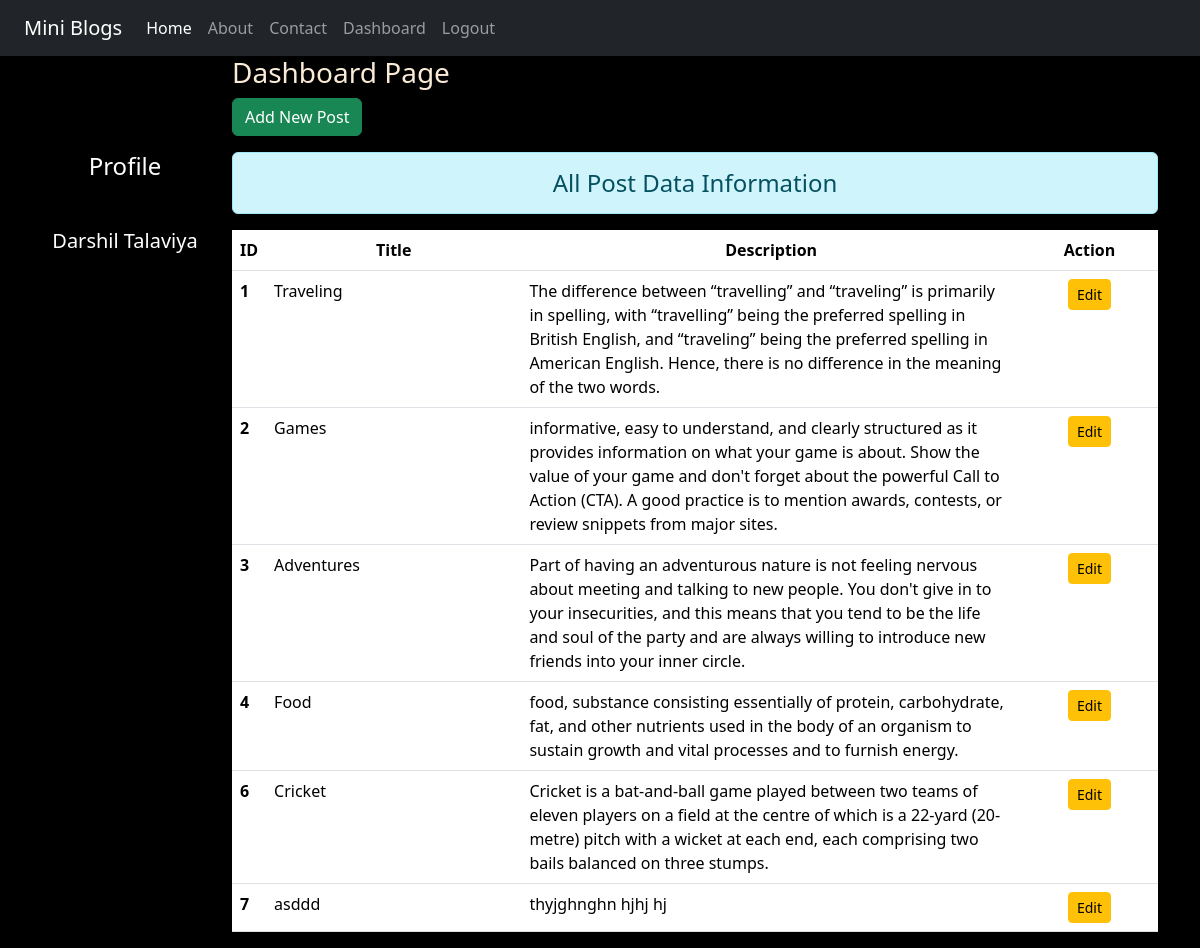
/dashboard/ (signed in), run on the app's committed database.
### blog/models.py (models this page shows)
class Post(models.Model):
    title = models.CharField(max_length=200)
    desc = models.TextField()

### blog/views.py (the view)
# urls.py: path('dashboard/', views.dashboard, name='dashboard'),
def dashboard(request):
    if request.user.is_authenticated:
        posts = Post.objects.all()
        user = request.user
        full_name = user.get_full_name()
        gps = user.groups.all()
        return render(request, 'blog/dashboard.html', {'posts': posts, 'full_name': full_name, 'groups': gps})
    else:
        return HttpResponseRedirect('/login/')

### blog/templates/blog/dashboard.html (shortened to what this page needs)
{% extends 'blog/base.html' %}
{% load static %}
{% block side %}
<div class="col-sm-2 text-white my-5 text-center">
    <h4 class="my-5">Profile</h4>
    <h5>{{full_name}}</h5>
</div>
{% endblock side %}
{% block content %}
<div class="col-sm-10">
    <h3 class"text-white my-5">Dashboard Page</h3>
    <a href="{% url 'addpost' %}" class="btn btn-success">Add New Post</a>
    <h4 class="text-center alert alert-info mt-3">All Post Data Information</h4>
        {% if posts %}
            <table class="table table-hover bg-white">
                <thead>
                    <tr class="text-center">
                        <th scope="col" style="width:2%">ID</th>
                        <th scope="col" style="width: 28%">Title</th>
                        <th scope="col" style="width: 55%">Description</th>
                        <th scope="col" style="width: 15%">Action</th>
                    </tr>
                </thead>
                <tbody>
                    {% for post in posts %}
                        <tr>
                            <th scope="row">{{post.id}}</th>
                            <td>{{post.title}}</td>
                            <td>{{post.desc}}</td>
                            <td class="text-center">
                                <a href="{% url 'updatepost' post.id %}" class="btn btn-warning btn-sm">Edit</a>
                            </td>
                        </tr>
                    {% endfor %}
                </tbody>
            </table>
        {% else %}
            <h4 class="text-center alert alert-warning">No Records</h4>
        {% endif %}
</div>
{% endblock content %}

### blog/static/blog/css/style.css (style rules this page uses)
body { background-color: rgb(0, 0, 0); color: antiquewhite; }

### data on the page
Post: id "1", title "Traveling", desc "The difference between “travelling” and “traveling” is primarily in spelling, with “travelling” being the preferred spelling in British English, and “traveling” being the preferred spelling in American English. Hence, there is no difference in the meaning of the two words."
Post: id "2", title "Games", desc "informative, easy to understand, and clearly structured as it provides information on what your game is about. Show the value of your game and don't forget about the powerful Call to Action (CTA). A good practice is to mention awards, contests, or review snippets from major sites."
Post: id "3", title "Adventures", desc "Part of having an adventurous nature is not feeling nervous about meeting and talking to new people. You don't give in to your insecurities, and this means that you tend to be the life and soul of the party and are always willing to introduce new friends into your inner circle."
Post: id "4", title "Food", desc "food, substance consisting essentially of protein, carbohydrate, fat, and other nutrients used in the body of an organism to sustain growth and vital processes and to furnish energy."
Post: id "6", title "Cricket", desc "Cricket is a bat-and-ball game played between two teams of eleven players on a field at the centre of which is a 22-yard (20-metre) pitch with a wicket at each end, each comprising two bails balanced on three stumps."
Post: id "7", title "asddd", desc "thyjghnghn hjhj hj"

### other printed values
{{ full_name }} "Darshil Talaviya"
